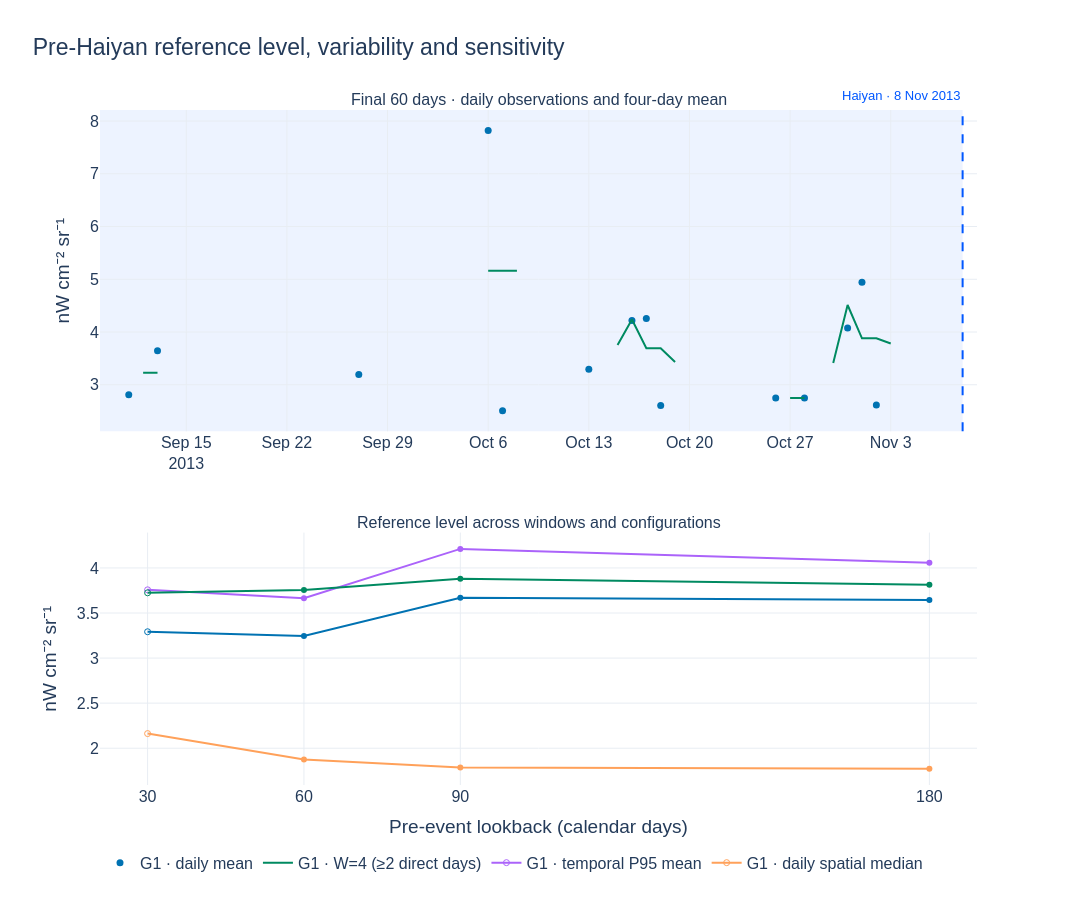

Notebook cell for this chart:
### Markdown cell above
## 7. Characterise the baseline

The reference level is the median of the qualified daily G1 spatial means in the final 60 pre-event calendar days. P10–P90 describes day-to-day variability among the qualified observations. It is an empirical range. IQR, median absolute deviation and support counts describe the spread and sampling. A minimum of 10 qualifying days is used as a descriptive reporting criterion and is exposed in setup.

Compare four reference lengths, the four-day centred series with at least two qualifying days, pixel and temporal clipping, and the daily spatial median. For the temporal clipping sensitivity, estimate P95 across the available pre-Haiyan daily G1 means before applying the SC gate. Recompute each rolling series inside its reference window so it uses observations from that window only.

### Code cell
temporal_cap = primary["mean"].quantile(.95)
variants = {
    "G1 · daily mean": qualified,
    "G1 · temporal P95 mean": primary["mean"].clip(lower=0, upper=temporal_cap).where(primary.SC.ge(SPATIAL_COMPLETENESS_PCT)),
    "G1 · daily spatial median": primary["median"].where(primary.SC.ge(SPATIAL_COMPLETENESS_PCT)),
}
lookbacks = (30, BASELINE_DAYS, 90, 180)
reference_rows = []
reference_days = None
for days in sorted(set(lookbacks)):
    start = EVENT_DATE - pd.Timedelta(days=days)
    reference = {label: series.loc[start:PRE_EVENT_END] for label, series in variants.items()}
    daily_reference = reference["G1 · daily mean"]
    reference["G1 · W=4 (≥2 direct days)"] = daily_reference.rolling(
        AGGREGATION_DAYS, center=True, min_periods=2
    ).mean()
    if days == BASELINE_DAYS:
        reference_days = reference
    for label, values in reference.items():
        level = values.median()
        quantiles = values.quantile([.10,.25,.75,.90])
        n_direct = daily_reference.count() if "W=4" in label else values.count()
        reference_rows.append((days, label, values.count(), n_direct, level,
                               *quantiles, (values-level).abs().median()))
baseline = pd.DataFrame(reference_rows, columns=[
    "Lookback days", "Configuration", "Estimates", "Direct days", "Level",
    "P10", "P25", "P75", "P90", "MAD",
])
baseline["Direct fraction (%)"] = 100 * baseline["Direct days"] / baseline["Lookback days"]
baseline["Meets minimum support"] = baseline["Direct days"].ge(MIN_REFERENCE_DAYS)
baseline.to_csv(TABLE_DIR / "pre_haiyan_baseline_summary.csv", index=False)
display(baseline.set_index(["Lookback days","Configuration"]).round(3))

fig = make_subplots(rows=2, cols=1, vertical_spacing=.15, row_heights=[.56,.44],
                    subplot_titles=[f"Final {BASELINE_DAYS} days · daily observations and four-day mean",
                                    "Reference level across windows and configurations"])
final = baseline.loc[baseline["Lookback days"].eq(BASELINE_DAYS)].set_index("Configuration")
estimate = final.loc["G1 · daily mean"]
if estimate["Meets minimum support"]:
    fig.add_hrect(y0=estimate.P10, y1=estimate.P90, fillcolor=PRIMARY_COLOR,
                  opacity=.12, line_width=0, layer="below", row=1,col=1)
    fig.add_hline(y=estimate.Level, line_dash="dot", line_color=PRIMARY_COLOR, row=1,col=1)
for label, color, mode in [("G1 · daily mean", PRIMARY_COLOR, "markers"),
                           ("G1 · W=4 (≥2 direct days)", AGGREGATE_COLOR, "lines")]:
    values = reference_days[label]
    fig.add_trace(go.Scatter(x=values.index, y=values, name=label, mode=mode,
        marker=dict(color=color, size=7), line=dict(color=color), connectgaps=False), row=1,col=1)
for label, part in baseline.groupby("Configuration", sort=False):
    fig.add_trace(go.Scatter(x=part["Lookback days"], y=part.Level, name=label, mode="lines+markers",
        showlegend=label not in ("G1 · daily mean", "G1 · W=4 (≥2 direct days)"),
        line=dict(color={"G1 · daily mean": PRIMARY_COLOR,
                         "G1 · W=4 (≥2 direct days)": AGGREGATE_COLOR}.get(label)),
        marker=dict(symbol=np.where(part["Meets minimum support"], "circle", "circle-open")),
        customdata=part[["Direct days", "P10", "P90"]],
        hovertemplate="%{x} days<br>Level %{y:.3f}<br>%{customdata[0]} direct days"
                      "<br>P10–P90 %{customdata[1]:.3f}–%{customdata[2]:.3f}<extra></extra>"),
        row=2,col=1)
mark_reference(fig, (1,))
fig.update_xaxes(range=[BASELINE_START, EVENT_DATE+pd.Timedelta(days=1)], row=1,col=1)
fig.update_xaxes(title_text="Pre-event lookback (calendar days)", tickvals=sorted(set(lookbacks)), row=2,col=1)
fig.update_yaxes(title_text=NTL_UNITS)
style_figure(fig, "Pre-Haiyan reference level, variability and sensitivity", 1420, 900)
finish_figure(fig, "07_pre_haiyan_baseline")

n_ref = int(estimate["Direct days"])
if estimate["Meets minimum support"]:
    print(f"Primary pre-Haiyan G1 reference: {estimate.Level:.3f} {NTL_UNITS}. "
          f"Empirical P10–P90: {estimate.P10:.3f}–{estimate.P90:.3f} {NTL_UNITS}. "
          f"Based on {n_ref}/{BASELINE_DAYS} daily observations at ≥{SPATIAL_COMPLETENESS_PCT:g}% SC.")
    same_rule = baseline.loc[baseline.Configuration.eq("G1 · daily mean") & baseline["Meets minimum support"], "Level"]
    print(f"Across supported lookbacks, the G1 daily reference ranges from {same_rule.min():.3f} "
          f"to {same_rule.max():.3f} {NTL_UNITS}.")
else:
    print(f"Final {BASELINE_DAYS}-day reference has {n_ref} qualified days. "
          f"At least {MIN_REFERENCE_DAYS} are required by the reporting criterion. "
          "Review the longer-window estimates and their direct support.")

### Figure 1 — Plotly figure (JSON) as saved in the notebook; plotly's stock layout.template omitted (floating-point values rounded to 4 significant figures)
{"data": [{"connectgaps": false, "line": {"color": "#0072B2"}, "marker": {"color": "#0072B2", "size": 7}, "mode": "markers", "name": "G1 · daily mean", "type": "scatter", "x": ["2013-09-09T00:00:00.000000000", "2013-09-10T00:00:00.000000000", "2013-09-11T00:00:00.000000000", "2013-09-12T00:00:00.000000000", "2013-09-13T00:00:00.000000000", "2013-09-14T00:00:00.000000000", "2013-09-15T00:00:00.000000000", "2013-09-16T00:00:00.000000000", "2013-09-17T00:00:00.000000000", "2013-09-18T00:00:00.000000000", "2013-09-19T00:00:00.000000000", "2013-09-20T00:00:00.000000000", "2013-09-21T00:00:00.000000000", "2013-09-22T00:00:00.000000000", "2013-09-23T00:00:00.000000000", "2013-09-24T00:00:00.000000000", "2013-09-25T00:00:00.000000000", "2013-09-26T00:00:00.000000000", "2013-09-27T00:00:00.000000000", "2013-09-28T00:00:00.000000000", "2013-09-29T00:00:00.000000000", "2013-09-30T00:00:00.000000000", "2013-10-01T00:00:00.000000000", "2013-10-02T00:00:00.000000000", "2013-10-03T00:00:00.000000000", "2013-10-04T00:00:00.000000000", "2013-10-05T00:00:00.000000000", "2013-10-06T00:00:00.000000000", "2013-10-07T00:00:00.000000000", "2013-10-08T00:00:00.000000000", "2013-10-09T00:00:00.000000000", "2013-10-10T00:00:00.000000000", "2013-10-11T00:00:00.000000000", "2013-10-12T00:00:00.000000000", "2013-10-13T00:00:00.000000000", "2013-10-14T00:00:00.000000000", "2013-10-15T00:00:00.000000000", "2013-10-16T00:00:00.000000000", "2013-10-17T00:00:00.000000000", "2013-10-18T00:00:00.000000000", "2013-10-19T00:00:00.000000000", "2013-10-20T00:00:00.000000000", "2013-10-21T00:00:00.000000000", "2013-10-22T00:00:00.000000000", "2013-10-23T00:00:00.000000000", "2013-10-24T00:00:00.000000000", "2013-10-25T00:00:00.000000000", "2013-10-26T00:00:00.000000000", "2013-10-27T00:00:00.000000000", "2013-10-28T00:00:00.000000000", "2013-10-29T00:00:00.000000000", "2013-10-30T00:00:00.000000000", "2013-10-31T00:00:00.000000000", "2013-11-01T00:00:00.000000000", "2013-11-02T00:00:00.000000000", "2013-11-03T00:00:00.000000000", "2013-11-04T00:00:00.000000000", "2013-11-05T00:00:00.000000000", "2013-11-06T00:00:00.000000000", "2013-11-07T00:00:00.000000000"], "xaxis": "x", "y": [NaN, NaN, 2.81, NaN, 3.644, NaN, NaN, NaN, NaN, NaN, NaN, NaN, NaN, NaN, NaN, NaN, NaN, NaN, 3.197, NaN, NaN, NaN, NaN, NaN, NaN, NaN, NaN, 7.821, 2.505, NaN, NaN, NaN, NaN, NaN, 3.292, NaN, NaN, 4.218, 4.254, 2.608, NaN, NaN, NaN, NaN, NaN, NaN, NaN, 2.748, NaN, 2.747, NaN, NaN, 4.078, 4.946, 2.618, NaN, NaN, NaN, NaN, NaN], "yaxis": "y"}, {"connectgaps": false, "line": {"color": "#008A61"}, "marker": {"color": "#008A61", "size": 7}, "mode": "lines", "name": "G1 · W=4 (≥2 direct days)", "type": "scatter", "x": ["2013-09-09T00:00:00.000000000", "2013-09-10T00:00:00.000000000", "2013-09-11T00:00:00.000000000", "2013-09-12T00:00:00.000000000", "2013-09-13T00:00:00.000000000", "2013-09-14T00:00:00.000000000", "2013-09-15T00:00:00.000000000", "2013-09-16T00:00:00.000000000", "2013-09-17T00:00:00.000000000", "2013-09-18T00:00:00.000000000", "2013-09-19T00:00:00.000000000", "2013-09-20T00:00:00.000000000", "2013-09-21T00:00:00.000000000", "2013-09-22T00:00:00.000000000", "2013-09-23T00:00:00.000000000", "2013-09-24T00:00:00.000000000", "2013-09-25T00:00:00.000000000", "2013-09-26T00:00:00.000000000", "2013-09-27T00:00:00.000000000", "2013-09-28T00:00:00.000000000", "2013-09-29T00:00:00.000000000", "2013-09-30T00:00:00.000000000", "2013-10-01T00:00:00.000000000", "2013-10-02T00:00:00.000000000", "2013-10-03T00:00:00.000000000", "2013-10-04T00:00:00.000000000", "2013-10-05T00:00:00.000000000", "2013-10-06T00:00:00.000000000", "2013-10-07T00:00:00.000000000", "2013-10-08T00:00:00.000000000", "2013-10-09T00:00:00.000000000", "2013-10-10T00:00:00.000000000", "2013-10-11T00:00:00.000000000", "2013-10-12T00:00:00.000000000", "2013-10-13T00:00:00.000000000", "2013-10-14T00:00:00.000000000", "2013-10-15T00:00:00.000000000", "2013-10-16T00:00:00.000000000", "2013-10-17T00:00:00.000000000", "2013-10-18T00:00:00.000000000", "2013-10-19T00:00:00.000000000", "2013-10-20T00:00:00.000000000", "2013-10-21T00:00:00.000000000", "2013-10-22T00:00:00.000000000", "2013-10-23T00:00:00.000000000", "2013-10-24T00:00:00.000000000", "2013-10-25T00:00:00.000000000", "2013-10-26T00:00:00.000000000", "2013-10-27T00:00:00.000000000", "2013-10-28T00:00:00.000000000", "2013-10-29T00:00:00.000000000", "2013-10-30T00:00:00.000000000", "2013-10-31T00:00:00.000000000", "2013-11-01T00:00:00.000000000", "2013-11-02T00:00:00.000000000", "2013-11-03T00:00:00.000000000", "2013-11-04T00:00:00.000000000", "2013-11-05T00:00:00.000000000", "2013-11-06T00:00:00.000000000", "2013-11-07T00:00:00.000000000"], "xaxis": "x", "y": [NaN, NaN, NaN, 3.227, 3.227, NaN, NaN, NaN, NaN, NaN, NaN, NaN, NaN, NaN, NaN, NaN, NaN, NaN, NaN, NaN, NaN, NaN, NaN, NaN, NaN, NaN, NaN, 5.163, 5.163, 5.163, NaN, NaN, NaN, NaN, NaN, NaN, 3.755, 4.236, 3.693, 3.693, 3.431, NaN, NaN, NaN, NaN, NaN, NaN, NaN, 2.748, 2.748, NaN, 3.413, 4.512, 3.881, 3.881, 3.782, NaN, NaN, NaN, NaN], "yaxis": "y"}, {"customdata": [[9.0, 2.616, 4.393], [14.0, 2.611, 4.738], [23.0, 2.61, 6.16], [53.0, 2.364, 5.27]], "hovertemplate": "%{x} days<br>Level %{y:.3f}<br>%{customdata[0]} direct days<br>P10–P90 %{customdata[1]:.3f}–%{customdata[2]:.3f}<extra></extra>", "line": {"color": "#0072B2"}, "marker": {"symbol": ["circle-open", "circle", "circle", "circle"]}, "mode": "lines+markers", "name": "G1 · daily mean", "showlegend": false, "type": "scatter", "x": [30, 60, 90, 180], "xaxis": "x2", "y": [3.292, 3.244, 3.668, 3.644], "yaxis": "y2"}, {"customdata": [[9.0, 2.898, 4.984], [14.0, 2.88, 5.574], [23.0, 2.873, 6.599], [53.0, 2.646, 6.013]], "hovertemplate": "%{x} days<br>Level %{y:.3f}<br>%{customdata[0]} direct days<br>P10–P90 %{customdata[1]:.3f}–%{customdata[2]:.3f}<extra></extra>", "marker": {"symbol": ["circle-open", "circle", "circle", "circle"]}, "mode": "lines+markers", "name": "G1 · temporal P95 mean", "showlegend": true, "type": "scatter", "x": [30, 60, 90, 180], "xaxis": "x2", "y": [3.757, 3.665, 4.211, 4.057], "yaxis": "y2"}, {"customdata": [[9.0, 1.075, 2.882], [14.0, 1.279, 3.541], [23.0, 1.212, 3.883], [53.0, 0.5271, 3.471]], "hovertemplate": "%{x} days<br>Level %{y:.3f}<br>%{customdata[0]} direct days<br>P10–P90 %{customdata[1]:.3f}–%{customdata[2]:.3f}<extra></extra>", "marker": {"symbol": ["circle-open", "circle", "circle", "circle"]}, "mode": "lines+markers", "name": "G1 · daily spatial median", "showlegend": true, "type": "scatter", "x": [30, 60, 90, 180], "xaxis": "x2", "y": [2.162, 1.875, 1.786, 1.774], "yaxis": "y2"}, {"customdata": [[9.0, 2.814, 4.201], [14.0, 3.035, 5.163], [23.0, 3.039, 5.163], [53.0, 2.78, 4.69]], "hovertemplate": "%{x} days<br>Level %{y:.3f}<br>%{customdata[0]} direct days<br>P10–P90 %{customdata[1]:.3f}–%{customdata[2]:.3f}<extra></extra>", "line": {"color": "#008A61"}, "marker": {"symbol": ["circle-open", "circle", "circle", "circle"]}, "mode": "lines+markers", "name": "G1 · W=4 (≥2 direct days)", "showlegend": false, "type": "scatter", "x": [30, 60, 90, 180], "xaxis": "x2", "y": [3.724, 3.755, 3.881, 3.813], "yaxis": "y2"}], "layout": {"annotations": [{"font": {"size": 16}, "showarrow": false, "text": "Final 60 days · daily observations and four-day mean", "x": 0.5, "xanchor": "center", "xref": "paper", "y": 1, "yanchor": "bottom", "yref": "paper"}, {"font": {"size": 16}, "showarrow": false, "text": "Reference level across windows and configurations", "x": 0.5, "xanchor": "center", "xref": "paper", "y": 0.374, "yanchor": "bottom", "yref": "paper"}, {"font": {"color": "#0057FF", "size": 13}, "showarrow": false, "text": "Haiyan · 8 Nov 2013", "x": "2013-11-08T00:00:00", "xanchor": "right", "xref": "x", "y": 1.035, "yref": "paper"}], "font": {"color": "#243B5A", "family": "Arial", "size": 16}, "height": 900, "legend": {"orientation": "h", "x": 0, "xanchor": "left", "y": -0.09, "yanchor": "top"}, "margin": {"b": 115, "l": 100, "r": 115, "t": 110}, "paper_bgcolor": "rgba(0,0,0,0)", "plot_bgcolor": "white", "shapes": [{"fillcolor": "#0057FF", "layer": "below", "line": {"width": 0}, "opacity": 0.07, "type": "rect", "x0": "2013-09-09T00:00:00", "x1": "2013-11-08T00:00:00", "xref": "x", "y0": 0, "y1": 1, "yref": "y domain"}, {"line": {"color": "#0057FF", "dash": "dash", "width": 2}, "type": "line", "x0": "2013-11-08T00:00:00", "x1": "2013-11-08T00:00:00", "xref": "x", "y0": 0, "y1": 1, "yref": "y domain"}], "title": {"font": {"size": 23}, "text": "Pre-Haiyan reference level, variability and sensitivity", "x": 0.03, "xanchor": "left"}, "width": 1420, "xaxis": {"anchor": "y", "domain": [0, 1], "gridcolor": "#E8EDF3", "range": ["2013-09-09T00:00:00", "2013-11-09T00:00:00"], "zeroline": false}, "xaxis2": {"anchor": "y2", "domain": [0, 1], "gridcolor": "#E8EDF3", "tickvals": [30, 60, 90, 180], "title": {"text": "Pre-event lookback (calendar days)"}, "zeroline": false}, "yaxis": {"anchor": "x", "domain": [0.524, 1], "gridcolor": "#E8EDF3", "title": {"text": "nW cm⁻² sr⁻¹"}, "zeroline": false}, "yaxis2": {"anchor": "x2", "domain": [0, 0.374], "gridcolor": "#E8EDF3", "title": {"text": "nW cm⁻² sr⁻¹"}, "zeroline": false}}}
